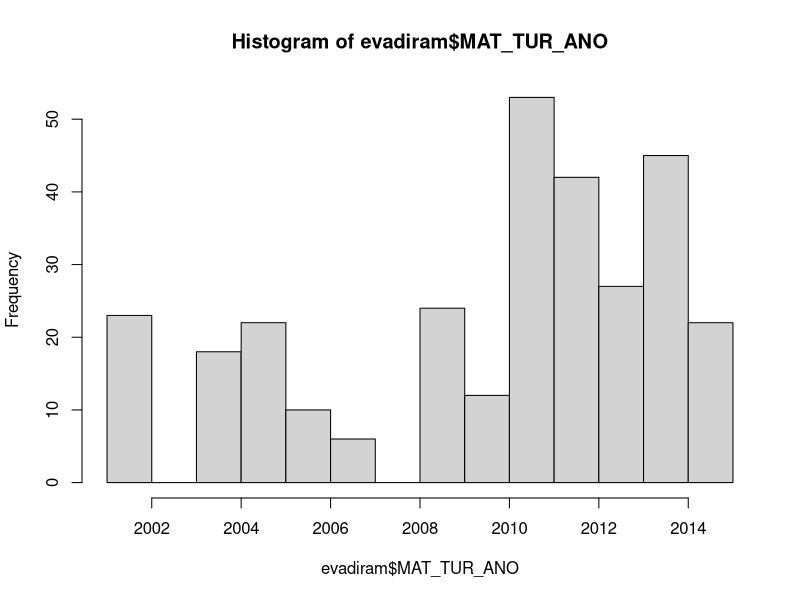
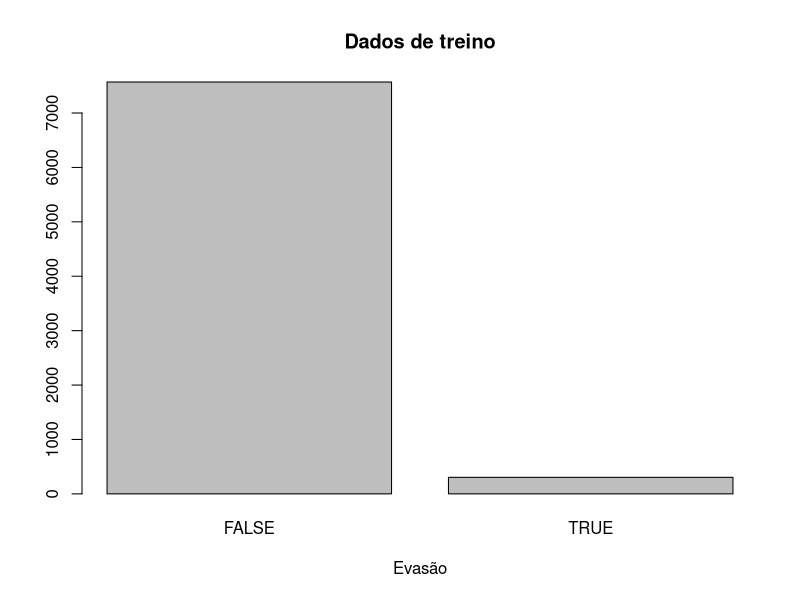
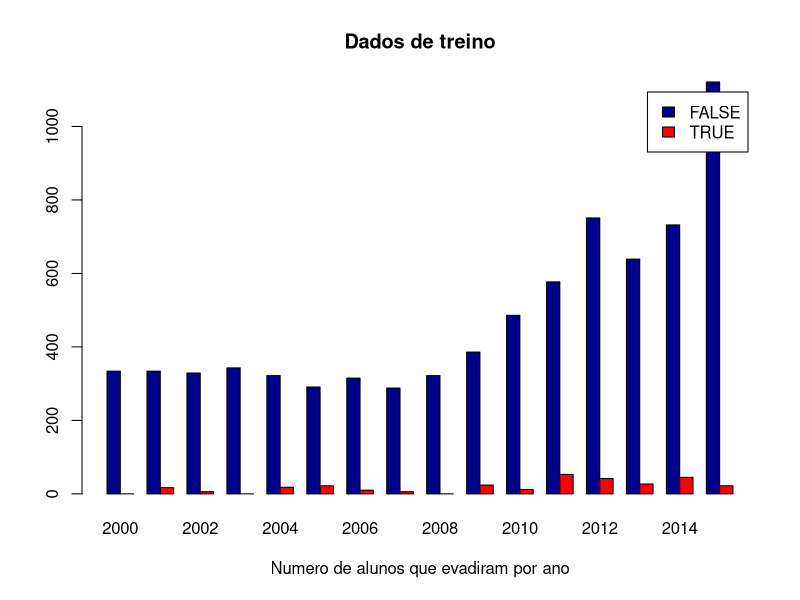

Here is the R script that generated these plots, in order:
## ---- chunk 1
knitr::opts_chunk$set(echo = TRUE)
## ---- chunk 2
#imports
library(readr)
library(dplyr)
library(ggplot2)

treino_classificacao <- read_csv("treino_classificacao.csv")

## ---- chunk 3
evadiram <- treino_classificacao[treino_classificacao$EVADIU == TRUE, ]
naoEvadiram <- treino_classificacao[treino_classificacao$EVADIU == FALSE, ]

#Alunos que evadiram por ano -- ano que mais houve evasao de alunos: 2011
hist(evadiram$MAT_TUR_ANO)

## ---- chunk 4
# Simple Bar Plot
counts <- table(treino_classificacao$EVADIU)
barplot(counts, main="Dados de treino",
        xlab="Evasão") 


#Confirma o que o histograma mostrou, mais pessoas evadiram em 2011
counts <- table(treino_classificacao$EVADIU, treino_classificacao$MAT_TUR_ANO)
barplot(counts, main="Dados de treino",
        xlab="Numero de alunos que evadiram por ano", col=c("darkblue","red"),
        legend = rownames(counts), beside=TRUE)
## ---- chunk 5
prop.table(table(treino_classificacao$EVADIU))

